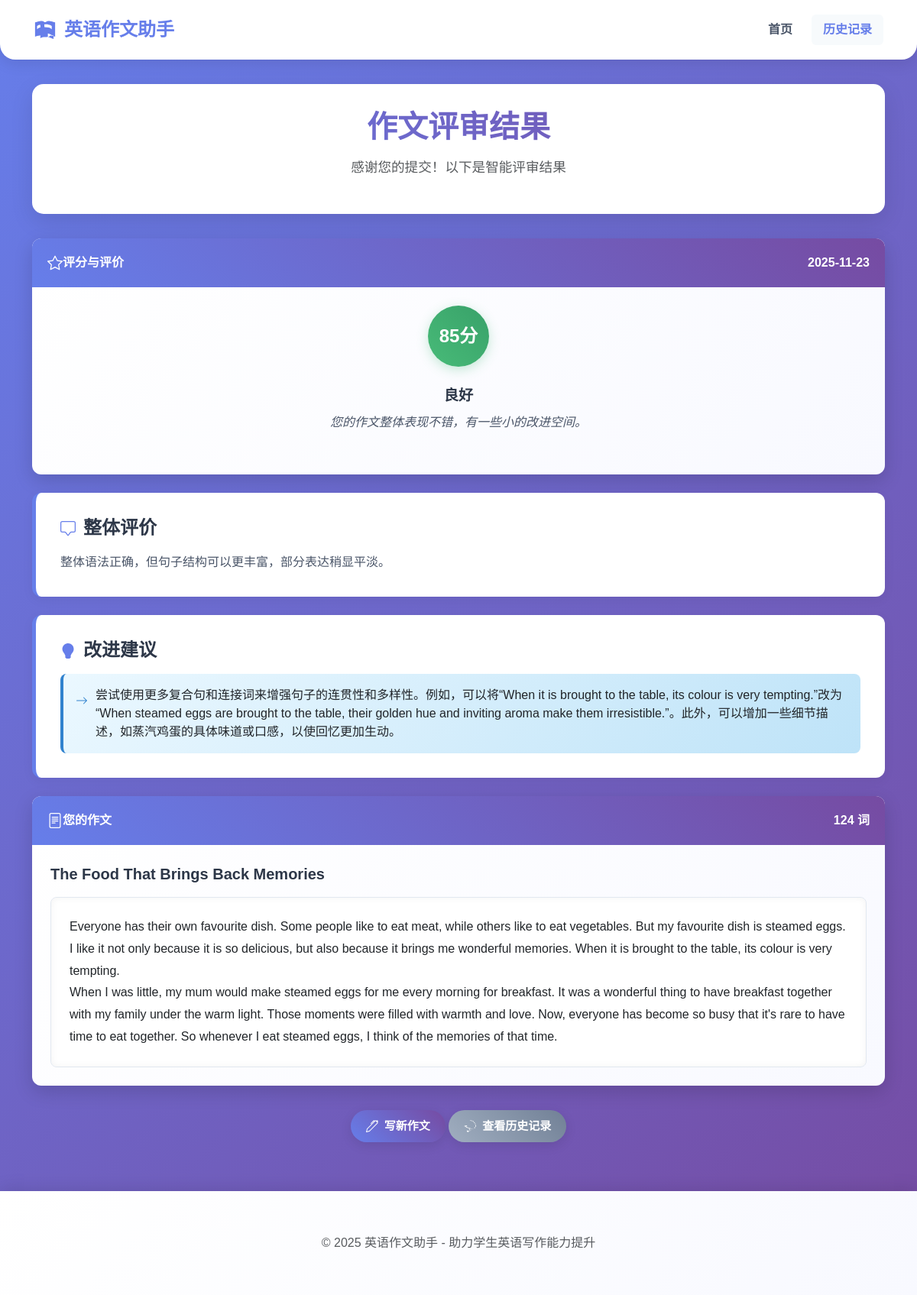
Page /review_result/14 on the committed database.
### tables this page shows
CREATE TABLE essays (
        id INTEGER PRIMARY KEY AUTOINCREMENT,
        title TEXT NOT NULL,
        content TEXT NOT NULL,
        grade TEXT NOT NULL,
        word_count INTEGER NOT NULL,
        score INTEGER NOT NULL,
        overall_comment TEXT,
        improvement_suggestions TEXT,
        submission_date TEXT NOT NULL
    );

### app.py (the view)
@app.route('/review_result/<int:essay_id>')
def review_result(essay_id):
    conn = get_db_connection()
    cursor = conn.cursor()
    cursor.execute('SELECT * FROM essays WHERE id = ?', (essay_id,))
    row = cursor.fetchone()
    conn.close()
    if not row:
        return redirect(url_for('index'))
    essay = dict(row)
    score = essay['score']
    if score >= 90:
        level = '优秀'
        level_description = '您的作文质量非常高，表达准确，逻辑清晰！'
    elif score >= 80:
        level = '良好'
        level_description = '您的作文整体表现不错，有一些小的改进空间。'
    elif score >= 70:
        level = '中等'
        level_description = '您的作文基本符合要求，需要在某些方面加强。'
    elif score >= 60:
        level = '及格'
        level_description = '您的作文刚刚达到及格水平，有较大的提升空间。'
    else:
        level = '不及格'
        level_description = '您的作文尚未达到要求，建议多练习并寻求指导。'
    return render_template('review_result.html',
                           score=essay['score'],
                           level=level,
                           level_description=level_description,
                           overall_comment=essay['overall_comment'],
                           suggestions=[essay['improvement_suggestions']] if essay['improvement_suggestions'] else [],
                           topic=essay['title'],
                           essay_content=essay['content'],
                           word_count=essay['word_count'],
                           essay_date=essay['submission_date'])

### app.py (called while the page is built)
def get_db_connection():
    conn = sqlite3.connect('english_writing.db')
    conn.row_factory = sqlite3.Row
    return conn

### templates/review_result.html (shortened to what this page needs)
<!DOCTYPE html>
<html lang="zh-CN">
<head>
    <link href="https://cdn.jsdelivr.net/npm/bootstrap@5.3.0/dist/css/bootstrap.min.css" rel="stylesheet">
    <link href="/static/css/style.css" rel="stylesheet">
</head>
<body>
    <nav class="navbar navbar-expand-lg">
        <div class="container-fluid">
            <a class="navbar-brand" href="/">
                英语作文助手
            </a>
            <div class="collapse navbar-collapse" id="navbarNav">
                <ul class="navbar-nav ms-auto">
                    <li class="nav-item">
                        <a class="nav-link" href="/">首页</a>
                    </li>
                    <li class="nav-item">
                        <a class="nav-link active" aria-current="page" href="/history">历史记录</a>
                    </li>
                </ul>
            </div>
        </div>
    </nav>
    <div class="container">
        <div class="header fade-in-up">
            <h1>作文评审结果</h1>
            <p class="text-muted" style="font-size: 1.1rem;">感谢您的提交！以下是智能评审结果</p>
        </div>
        <div class="card fade-in-up" style="animation-delay: 0.2s;">
            <div class="card-header">
                <div class="d-flex align-items-center gap: 10px;">
                    评分与评价
                </div>
                <span class="text-sm opacity-80">{{ essay_date }}</span>
            </div>
            <div class="card-body">
                <div class="d-flex flex-column align-items-center">
                    <div class="score-badge">
                        {{ score }}分
                    </div>
                    <div class="score-level">
                        <div class="level-title">{{ level }}</div>
                        <div class="level-description">{{ level_description }}</div>
                    </div>
                </div>
            </div>
        </div>
        <div class="content-section fade-in-up" style="animation-delay: 0.4s;">
            <h4>
                整体评价
            </h4>
            <p>{{ overall_comment }}</p>
        </div>
        <div class="content-section fade-in-up" style="animation-delay: 0.6s;">
            <h4>
                改进建议
            </h4>
            <ul class="suggestions-list">
                {% for suggestion in suggestions %}
                <li class="suggestion-item">
                    <span class="suggestion-icon">
                        <svg xmlns="http://www.w3.org/2000/svg" width="16" height="16" fill="currentColor" class="bi bi-arrow-right" viewBox="0 0 16 16">
                            <path fill-rule="evenodd" d="M1 8a.5.5 0 0 1 .5-.5h11.793l-3.147-3.146a.5.5 0 0 1 .708-.708l4 4a.5.5 0 0 1 0 .708l-4 4a.5.5 0 0 1-.708-.708L13.293 8.5H1.5A.5.5 0 0 1 1 8z"/>
                        </svg>
                    </span>
                    <span>{{ suggestion }}</span>
                </li>
                {% endfor %}
            </ul>
        </div>
        <div class="card fade-in-up" style="animation-delay: 0.8s;">
            <div class="card-header">
                <div class="d-flex align-items-center gap: 10px;">
                    您的作文
                </div>
                <span class="text-sm opacity-80">{{ word_count }} 词</span>
            </div>
            <div class="card-body">
                <h5 class="card-title mb-3" style="color: #2d3748;">{{ topic }}</h5>
                <div class="essay-content-review">{{ essay_content }}</div>
            </div>
        </div>
        <div class="text-center fade-in-up" style="animation-delay: 1s; margin-top: 2rem;">
            <a href="/" class="btn btn-primary">
                写新作文
            </a>
            <a href="/history" class="btn btn-secondary">
                查看历史记录
            </a>
        </div>
    </div>
    <footer>
        <div class="container text-center">
            <p class="text-muted" style="margin-bottom: 0;">© 2025 英语作文助手 - 助力学生英语写作能力提升</p>
        </div>
    </footer>
</body>
</html>

### static/css/style.css (style rules this page uses)
body { background: linear-gradient(135deg, #667eea 0%, #764ba2 100%); min-height: 100vh; display: flex; flex-direction: column; font-family: 'Microsoft YaHei', Arial, sans-serif; }
.container { flex: 1; padding-top: 2rem; padding-bottom: 2rem; }
.header { text-align: center; margin-bottom: 2rem; background-color: white; border-radius: 15px; padding: 2rem; box-shadow: 0 10px 30px rgba(0, 0, 0, 0.1); transition: transform 0.3s ease; }
.header h1 { background: linear-gradient(45deg, #667eea, #764ba2); -webkit-background-clip: text; -webkit-text-fill-color: transparent; background-clip: text; font-weight: bold; font-size: 2.5rem; margin-bottom: 1rem; }
.card { border-radius: 12px; box-shadow: 0 8px 25px rgba(0, 0, 0, 0.15); margin-bottom: 1.5rem; overflow: hidden; transition: all 0.3s ease; border: none; background: linear-gradient(135deg, #ffffff 0%, #f8f9ff 100%); }
.card-header { background: linear-gradient(45deg, #667eea, #764ba2); color: white; font-weight: bold; border-bottom: none; padding: 1.25rem; display: flex; align-items: center; justify-content: space-between; }
.card-body { padding: 1.5rem; }
.card-title { color: #2d3748; font-weight: bold; margin-bottom: 0.75rem; font-size: 1.25rem; line-height: 1.4; }
.btn-primary { background: linear-gradient(45deg, #667eea, #764ba2); border: none; padding: 10px 20px; font-size: 15px; font-weight: bold; border-radius: 30px; transition: all 0.3s ease; box-shadow: 0 4px 15px rgba(0, 0, 0, 0.1); display: inline-flex; align-items: center; gap: 8px; }
.btn-secondary { background: linear-gradient(45deg, #a0aec0, #718096); border: none; padding: 10px 20px; font-size: 15px; font-weight: bold; border-radius: 30px; transition: all 0.3s ease; box-shadow: 0 4px 15px rgba(0, 0, 0, 0.1); display: inline-flex; align-items: center; gap: 8px; }
.navbar { background: white; border-radius: 0 0 20px 20px; box-shadow: 0 4px 20px rgba(0, 0, 0, 0.1); padding: 1rem 2rem; }
.navbar-brand { font-weight: bold; font-size: 1.5rem; color: #667eea !important; display: flex; align-items: center; gap: 10px; }
.nav-link { font-weight: 600; color: #4a5568 !important; position: relative; padding: 8px 15px !important; margin-left: 10px; transition: all 0.3s ease; border-radius: 6px; }
.nav-link.active { color: #667eea !important; background-color: #f7fafc; font-weight: bold; }
footer { background: linear-gradient(135deg, #ffffff 0%, #f8f9ff 100%); padding: 1.5rem 0; box-shadow: 0 -4px 20px rgba(0, 0, 0, 0.1); margin-top: 2rem; }
.fade-in-up { animation: fadeInUp 0.8s ease-out; }
.suggestion-item { background: linear-gradient(135deg, #edf2f7 0%, #e2e8f0 100%); padding: 1rem 1.5rem; border-radius: 8px; margin-bottom: 1rem; border-left: 4px solid #667eea; transition: all 0.3s ease; }
.score-badge { background: linear-gradient(45deg, #48bb78, #38a169); color: white; font-size: 1.5rem; font-weight: bold; border-radius: 50%; width: 80px; height: 80px; display: flex; align-items: center; justify-content: center; box-shadow: 0 4px 15px rgba(72, 187, 120, 0.3); margin: 0 auto 1.5rem; transition: all 0.3s ease; }
.score-level { text-align: center; margin-bottom: 2rem; }
.level-title { font-size: 1.2rem; font-weight: bold; color: #2d3748; margin-bottom: 0.5rem; }
.level-description { color: #4a5568; font-style: italic; }
.content-section { background: white; border-radius: 12px; padding: 2rem; box-shadow: 0 4px 15px rgba(0, 0, 0, 0.05); margin-bottom: 1.5rem; border-left: 5px solid #667eea; transition: all 0.3s ease; }
.content-section h4 { color: #2d3748; font-weight: bold; margin-bottom: 1rem; display: flex; align-items: center; gap: 10px; }
.content-section p { color: #4a5568; line-height: 1.7; margin-bottom: 0; }
.suggestions-list { list-style-type: none; padding-left: 0; margin-bottom: 0; }
.suggestions-list .suggestion-item { background: linear-gradient(135deg, #ebf8ff 0%, #bee3f8 100%); padding: 1rem; margin-bottom: 1rem; border-radius: 8px; border-left: 4px solid #3182ce; transition: all 0.3s ease; display: flex; align-items: flex-start; gap: 10px; }
.suggestions-list .suggestion-item:last-child { margin-bottom: 0; }
.suggestion-icon { color: #3182ce; font-size: 1.2rem; flex-shrink: 0; margin-top: 0.25rem; }
.essay-content-review { background: white; padding: 1.5rem; border-radius: 8px; box-shadow: inset 0 0 10px rgba(0, 0, 0, 0.05); border: 1px solid #e2e8f0; line-height: 1.8; white-space: pre-wrap; word-break: break-word; }

### rows in the picture
essays: submission_date "2025-11-23", overall_comment "整体语法正确，但句子结构可以更丰富，部分表达稍显平淡。", improvement_suggestions "尝试使用更多复合句和连接词来增强句子的连贯性和多样性。例如，可以将“When it is brought to the table, its colour is very tempting.”改为“When steamed eggs are brought to the table, their golden hue and inviting aroma make them irresistible.”。此外，可以增加一些细节描述，如蒸汽鸡蛋的具体味道或口感，以使回忆更加生动。", title "The Food That Brings Back Memories", content "Everyone has their own favourite dish. Some people like to eat meat, while others like to eat vegetables. But my favourite dish is steamed eggs. I like it not only because it is so delicious, but also because it brings me wonderful memories. When it is brought to the table, its colour is very tempting. When I was little, my mum would make steamed eggs for me every morning for breakfast. It was a wonderful thing to have breakfast together with my family under the warm light. Those moments were filled with warmth and love. Now, everyone has become so busy that it's rare to have time to eat together. So whenever I eat steamed eggs, I think of the memories of that time."

### other values in the picture
{{ score }} "85"
{{ level }} "良好"
{{ level_description }} "您的作文整体表现不错，有一些小的改进空间。"
{{ word_count }} "124"
